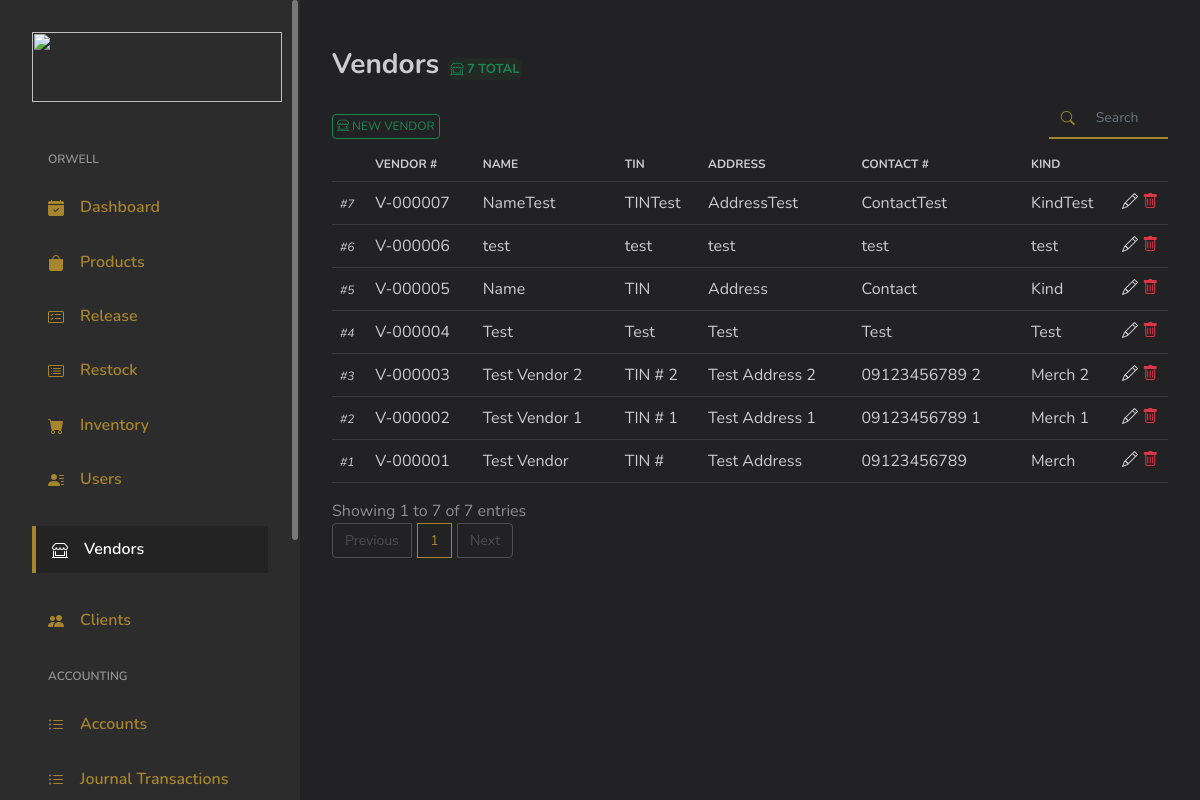
The app's page /index.php/admin/vendors with its own data.
### tables this page shows
CREATE TABLE `vendors` (
  `ID` int(11) NOT NULL,
  `VendorNo` varchar(255) DEFAULT NULL,
  `Name` varchar(255) DEFAULT NULL,
  `TIN` varchar(255) DEFAULT NULL,
  `Address` varchar(255) DEFAULT NULL,
  `ContactNum` varchar(255) DEFAULT NULL,
  `ProductServiceKind` varchar(255) DEFAULT NULL
);

### application/controllers/Admin.php (called while the page is built, shortened)
<?php
class Admin extends MY_Controller {
	public $globalData = [];
	public function __construct()
	{
		$this->load->model('Model_Selects');
		$this->load->model('Model_Security');
		$this->load->model('Model_Inserts');
		$this->load->model('Model_Logbook');
		$this->load->model('Model_Updates');
		$this->load->model('Model_Deletes');
	}
	public function vendors()
	{
		$data = [];
		$data = array_merge($data, $this->globalData);
		$header['pageTitle'] = 'Vendors';
		$data['globalHeader'] = $this->load->view('main/globals/header', $header);
		$this->load->view('admin/vendors', $data);
	}
}

### index.php (called while the page is built, shortened)
<?php
require_once BASEPATH.'core/CodeIgniter.php';

### application/models/Model_Selects.php (called while the page is built, shortened)
<?php
class Model_Selects extends CI_Model {
	public function GetVendors()
	{
		$this->db->select('*');
		$this->db->order_by('ID', 'desc');
		$result = $this->db->get('vendors');
		return $result;
	}
}

### application/views/admin/vendors.php (the view, shortened to what this page needs)
<?php
$getVendors = $this->Model_Selects->GetVendors();
?>
</head>
<body>
<div id="app">
	<div id="main">
		<div class="page-heading">
			<div class="page-title">
				<div class="row">
					<div class="col-12 col-md-6">
						<h3>Vendors
							<span class="text-center success-banner-sm">
								<i class="bi bi-shop-window"></i> <?=$getVendors->num_rows();?> TOTAL
							</span>
						</h3>
					</div>
					<div class="col-sm-12 col-md-10 pt-4 pb-2">
						<button type="button" class="newvendor-btn btn btn-sm-success" style="font-size: 12px;"><i class="bi bi-shop-window"></i> NEW VENDOR</button>
					</div>
					<div class="col-sm-12 col-md-2 mr-auto pt-4 pb-2" style="margin-top: -15px;">
						<div class="input-group">
							<div class="input-group-prepend">
								<span class="input-group-text" style="font-size: 14px;"><i class="bi bi-search h-100 w-100" style="margin-top: 5px;"></i></span>
							</div>
							<input type="text" id="tableSearch" class="form-control" placeholder="Search" style="font-size: 14px;">
						</div>
					</div>
				</div>
			</div>
			<section class="section">
				<div class="table-responsive">
					<table id="vendorsTable" class="standard-table table">
						<thead style="font-size: 12px;">
							<th></th>
							<th>VENDOR #</th>
							<th>NAME</th>
							<th>TIN</th>
							<th>ADDRESS</th>
							<th>CONTACT #</th>
							<th>KIND</th>
							<th></th>
						</thead>
						<tbody>
							<?php
							if ($getVendors->num_rows() > 0):
								foreach ($getVendors->result_array() as $row): ?>
									<tr class="tr_class_modal" data-id="<?=$row['ID']?>">
										<td>
											<span class="db-identifier" style="font-style: italic; font-size: 12px;"><?=$row['ID']?></span>
										</td>
										<td>
											<?=$row['VendorNo']?>
										</td>
										<td>
											<?=$row['Name']?>
										</td>
										<td>
											<?=$row['TIN']?>
										</td>
										<td>
											<?=$row['Address']?>
										</td>
										<td>
											<?=$row['ContactNum']?>
										</td>
										<td>
											<?=$row['ProductServiceKind']?>
										</td>
										<td>
											<i class="bi bi-pencil btn-update-vendor"></i>
											<i class="bi bi-trash text-danger"></i>
										</td>
									</tr>
							<?php endforeach;
							endif; ?>
						</tbody>
					</table>
				</div>
			</section>
		</div>
	</div>
</div>
</body>
</html>

### assets/css/app.css (style rules this page uses)
.btn i,.btn svg { width:16px;height:16px }
.dataTable-table td,.dataTable-table thead th,.table td,.table thead th { vertical-align:middle }
.dataTable-table:not(.table-borderless) thead th,.table:not(.table-borderless) thead th { border-bottom:1px solid #dedede!important }
.bi { width:1rem;height:1rem }
#main { margin-left:300px;padding:2rem }
.page-heading { margin:0 0 2rem }
.page-heading h3 { font-weight:700 }

### assets/css/style.css (style rules this page uses)
body { background-color: #222124; color: #8e8e8e; }
.h1, .h2, .h3, .h4, .h5, .h6, h1, h2, h3, h4, h5, h6 { color: #ccc; }
.form-control { border: none; border-radius: 0; border-bottom: 2px solid #a7852d; color: #ccc; background-color: transparent; }
.input-group>:not(:first-child):not(.dropdown-menu):not(.valid-tooltip):not(.valid-feedback):not(.invalid-tooltip):not(.invalid-feedback) { margin-left: -3px; }
.input-group-text { background-color: transparent; border: none; border-radius: 0; border-bottom: 2px solid #a7852d; color: #a7852d; }
.table, table { border-color: #3c3c3c; }
.table { color: #ccc; }
.dataTable-table:not(.table-borderless) thead th, .table:not(.table-borderless) thead th { border-bottom: 1px solid #3c3c3c !important; }
.bi { vertical-align: -.125em; width: 1em; height: 1em; }
.success-banner-sm { font-size: 13px; color: #198754; margin: 0.08rem; border-radius: 8px; padding: 0.15rem; background-color: rgba(55, 155, 55, 0.08); }
.btn-sm-success { border: 1px solid #198754; background-color: transparent; color: #198754; padding: 2px 4px; font-size: 12px; cursor: pointer; }
.db-identifier:before { content: "#"; }

### records on screen
vendors: ID "7", VendorNo "V-000007", Name "NameTest", TIN "TINTest", Address "AddressTest", ContactNum "ContactTest", ProductServiceKind "KindTest"
vendors: ID "6", VendorNo "V-000006", Name "test", TIN "test", Address "test", ContactNum "test", ProductServiceKind "test"
vendors: ID "5", VendorNo "V-000005", Name "Name", TIN "TIN", Address "Address", ContactNum "Contact", ProductServiceKind "Kind"
vendors: ID "4", VendorNo "V-000004", Name "Test", TIN "Test", Address "Test", ContactNum "Test", ProductServiceKind "Test"
vendors: ID "3", VendorNo "V-000003", Name "Test Vendor 2", TIN "TIN # 2", Address "Test Address 2", ContactNum "09123456789 2", ProductServiceKind "Merch 2"
vendors: ID "2", VendorNo "V-000002", Name "Test Vendor 1", TIN "TIN # 1", Address "Test Address 1", ContactNum "09123456789 1", ProductServiceKind "Merch 1"
vendors: ID "1", VendorNo "V-000001", Name "Test Vendor", TIN "TIN #", Address "Test Address", ContactNum "09123456789", ProductServiceKind "Merch"

### other values on screen
$getVendors->num_rows() "7"
